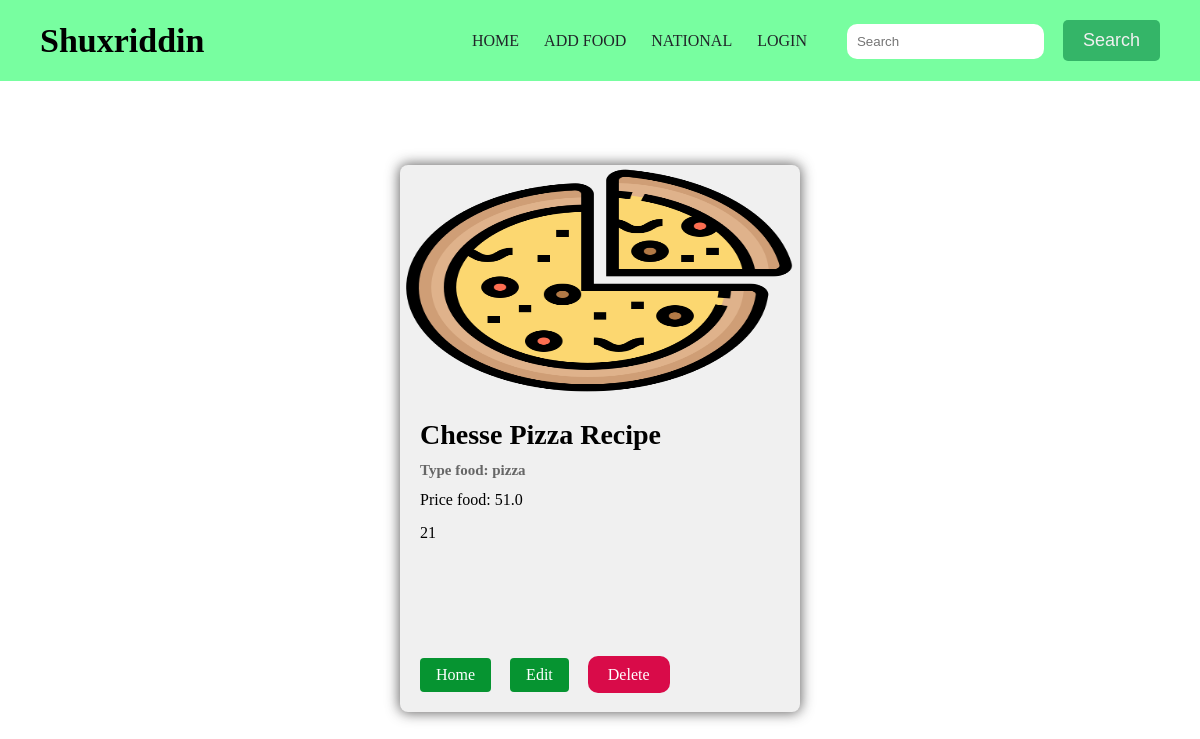
Screenshot of /food/details/7/ with the database file from the repository.
### app/models.py (models this page shows, shortened)
class FoodApp(models.Model):
    user_name = models.ForeignKey(User, on_delete=models.CASCADE, default=1)  # food qo`shishda default=1 bo`lganligi sabab Shuxa ni tanlab ko`rsatadi
    name_food = models.CharField(max_length=100)
    type_food = models.CharField(max_length=200)
    price_food = models.FloatField(default=45.000)
    image_food = models.ImageField(upload_to='food_image', default='pic.jpg')
    description_food = models.TextField()

### app/views.py (the view)
# urls.py: path('details/<int:pk>/', views.DetailClassView.as_view(), name='details'),
class DetailClassView(DetailView):
    model = FoodApp
    template_name = 'food/details.html'

### app/templates/food/details.html (shortened to what this page needs)
{% extends 'food/base.html' %}
    {% block body %}
    <div class="card-container">
        <div class="card">
            <img src="{{ object.image_food.url }}" alt="#">
            <div class="card-content">
                <div class="card-box">
                    <h1>{{ object.name_food }}</h1>
                    <h3>Type food: {{ object.type_food }}</h3>
                    <span class="detais-price">Price food: {{ object.price_food }}</span>
                    <br>
                    <p class="descr">{{ object.description_food }}</p>
                    <br>
                    <a class="btn" href="{% url 'index' %}">Home</a>
                    <a class="btn" href="{% url 'update' object.id %}">Edit</a>
                    <a href="{% url 'delete' object.id %}" class="btn-danger">Delete</a>
                </div>
            </div>
        </div>
    </div>
    {% endblock %}

### app/static/food/style.css (style rules this page uses)
*, *::after, *::before { margin: 0; padding: 0; box-sizing: border-box; }
body { font-family: Cambria, Cochin, Georgia, Times, 'Times New Roman', serif, sans-serif; max-width: 1920px; margin: 0 auto; }
a { text-decoration: none; }
.btn { padding: 10px 20px; background: #069431; border-radius: 15px; }
.btn-danger { padding: 10px 20px; background: #d90b49; border-radius: 10px; color: #fff; font-size: 16px; }
.card-container { display: flex; justify-content: center; flex-wrap: wrap; padding-top: 150px; }
.card { width: 400px; background-color: #f0f0f0; border-radius: 8px; overflow: hidden; box-shadow: 0px 0px 13px 1px rgba(33, 32, 32, 0.693); margin: 15px; transition: transform .3s ease-in-out; }
.card img { z-index: -1; width: 100%; height: 230px; transition: transform .3s ease-in-out; }
.card-box { padding: 20px; }
.card-content h1 { font-size: 28px; margin-bottom: 8px; }
.card-content h2, h3, h4, h5 { color: #666; font-size: 15px; line-height: 1.3; }
.card-content .btn { display: inline-block; padding: 8px 16px; background-color: #069431; text-decoration: none; border-radius: 4px; margin-top: 16px; color: #fff; margin-right: 15px; }
.card-box h1, h3 { margin-bottom: 10px; }
.descr { margin-top: 15px; height: 100px; overflow-y: auto; }

### rows the page displays
FoodApp: image_food (picture), name_food "Chesse Pizza Recipe", type_food "pizza", price_food "51.0", description_food "21"
